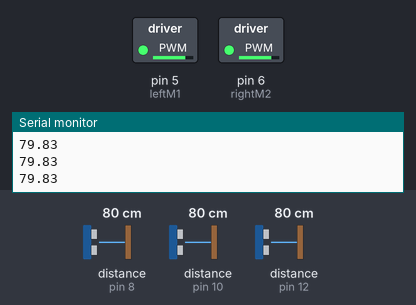
A sketch run on a simulated Arduino Uno, built with avr-gcc and run on an emulated ATmega328P. On the bench: switched loads named in the sketch (green lamp = pin HIGH), the last lines printed to the serial monitor. Wiring (inferred from the names in the program): 3 × ultrasonic range finder: trigger pin 9, echo pin 8 / trigger pin 11, echo pin 10 / trigger pin 13, echo pin 12. The test bench sets the inputs (shaded band); at power-on: distance to the obstacle (sensors on pin 10, pin 12, pin 8) 80 cm. The echo pulse lasts 58.3 µs per cm; pins used as bus, display or sensor lines are not drawn.

Above: at 1.2 s.
1.3 s: distance to the obstacle (sensor on pin 10) set to 12 cm
2.8 s: distance to the obstacle (sensor on pin 10) set to 9 cm
At 4.1 s:
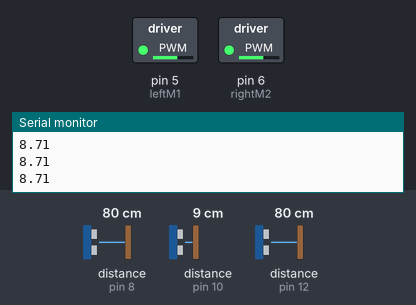
6.4 s: distance to the obstacle (sensor on pin 12) set to 7 cm
8.0 s: distance to the obstacle (sensor on pin 12) set to 4 cm
At 8.16 s:
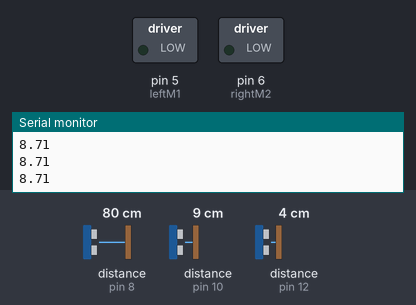
9.7 s: distance to the obstacle (sensor on pin 12) set to 27 cm
11.2 s: distance to the obstacle (sensor on pin 12) set to 35 cm
At 12.1 s:
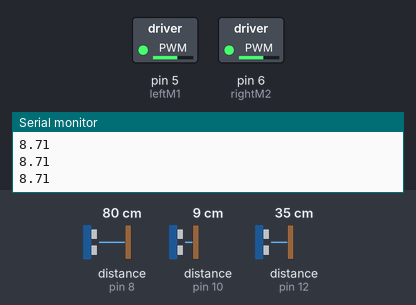
Timing chart, 0 to 14.0 s (numbered marks = the images above; inputs shaded):
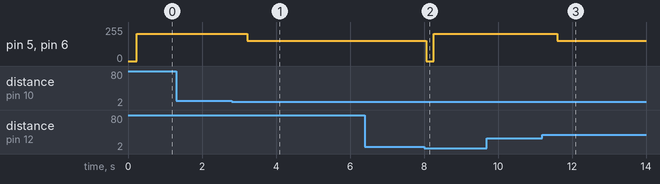

Measured:
- the behaviour switches between 11 and 10 cm on distance to the obstacle (sensor on pin 10) (found by bisection; images 0 and 1)
- the behaviour switches between 6 and 5 cm on distance to the obstacle (sensor on pin 12) (found by bisection; images 1 and 2)
- the behaviour switches between 30 and 31 cm on distance to the obstacle (sensor on pin 12) (found by bisection; images 2 and 3)
- after the input at 2.8 s, pin 5 (leftM1), pin 6 (rightM2): 204/255 → 153/255 after 0.42 s
- after the input at 8.0 s, pin 5 (leftM1), pin 6 (rightM2): 153/255 → 0/255 after 0.06 s, → 204/255 0.21 s later
- after the input at 11.2 s, pin 5 (leftM1), pin 6 (rightM2): 204/255 → 153/255 after 0.40 s

The sketch:

robotlogic.ino
```cpp
#include "robotlogic.h"
#include "states.h"
#include "robot.h"

// Enable Bluetooth serial control (SoftwareSerial).
// If disabled, then standard Arduino Serial will be used.
//#define BT

String buffer = "";
char c;

int autopilot = 1;

#ifdef BT
#include <SoftwareSerial.h>
#define TxD 2
#define RxD 3
SoftwareSerial btSerial(RxD, TxD);
#endif /* BT */

/*
 * Converts String to int.
 */
int stringToInt(String s) {
    char buf[100];
    s.toCharArray(buf, 100);
    return atoi(buf);
}

/*
 * Performs one-time initialization.
 * Setups pin modes and serial communication.
 */
void setup() {
  pinMode(leftM1, OUTPUT);
  pinMode(rightM2, OUTPUT);
  pinMode(frontTrigPin, OUTPUT);
  pinMode(frontEchoPin, INPUT);
  pinMode(leftTrigPin, OUTPUT);
  pinMode(leftEchoPin, INPUT);
  pinMode(rightTrigPin, OUTPUT);
  pinMode(rightEchoPin, INPUT);

  initialize_serialcontrol();
}

void initialize_serialcontrol()
{
  Serial.begin(9600);

  // Setup Bluetooth
  #ifdef BT
  pinMode(RxD, INPUT);
  pinMode(TxD, OUTPUT);
  btSerial.begin(9600);

  btSerial.print("AT");
  delay(1000);
  btSerial.print("AT+NAMEPahviloota");
  delay(1000);
  btSerial.flush();
  #endif // BT
}

int streamAvailable()
{
  #ifdef BT
  return btSerial.available();
  #else
  return Serial.available();
  #endif // BT
}

char streamRead()
{
  #ifdef BT
  return btSerial.read();
  #else
  return Serial.read();
  #endif // BT
}

void streamWriteChar(char c)
{
  #ifdef BT
  btSerial.print(c);
  #else
  Serial.print(c);
  #endif // BT
}

void streamWriteInt(int i)
{
  #ifdef BT
  btSerial.print(i);
  #else
  Serial.print(i);
  #endif // BT
}

void streamWriteFloat(float f)
{
  #ifdef BT
  btSerial.print(f);
  #else
  Serial.print(f);
  #endif // BT
}

inline void setMotorL(int value)
{
  setMotor(E1, leftM1, value);
}

inline void setMotorR(int value)
{
  setMotor(E2, rightM2, value);
}

void parseCommand(String raw_cmd) {
    String cmd[5];
    for (int ii=0; ii<5; ii++) cmd[ii] = String("");

    int j = 0;
    for (int i=0; i < raw_cmd.length(); i++) {
        char c = raw_cmd.charAt(i);
        if (c == ':')
            j++;
        else
            cmd[j] += String(c);
    }

    // Direct control commands
    if (autopilot == 0) {
      if (cmd[0] == "ML") {
        int x = stringToInt(cmd[1]);
        setMotorL(x);
      }
      else if (cmd[0] == "MR") {
        int x = stringToInt(cmd[1]);
        setMotorR(x);
      }
      else if (cmd[0] == "M") {
        int left = stringToInt(cmd[1]);
        int right = stringToInt(cmd[2]);
        setMotorL(left);
        setMotorR(right);
      }
      else if (cmd[0] == "A") {
        autopilot = 1;
      }
    }
    // Autopilot commands
    else {
      if (cmd[0] == "A") {
        autopilot = 0;
      }
      else if (cmd[0] == "ST") {
        streamWriteChar('<');
        streamWriteChar('S');
        streamWriteChar('T');
        streamWriteChar(':');
        streamWriteInt(state);
        streamWriteChar('>');
      }
    }
}

void readStream() {
  while (streamAvailable() > 0) {
    c = streamRead();

    if (c == '<') {
      buffer = "";
      // Accumulate buffer until c == '>'
      while (c != '>') {
        if (streamAvailable() > 0) {
          c = streamRead();
          if (c != '>') {
            buffer += c;
          }
        }
      }

      // Parse command
      //Serial.print("cmd: ");
      //Serial.println(buffer);
      parseCommand(buffer);
    }
  }
}

/*
 * Main loop.
 */
void loop() {
  // Read input from sensors.
  robot_input_t input;
  input.front_sensor = read_distance(frontTrigPin, frontEchoPin);
  input.left_sensor = read_distance(leftTrigPin, leftEchoPin);
  input.right_sensor = read_distance(rightTrigPin,rightEchoPin);

  //Serial.println(input.front_sensor);
  //Serial.print(",");
  Serial.println(input.left_sensor);
  //Serial.print(",");
  //Serial.println(input.right_sensor);

  if (autopilot == 1) {
    // Feed input to the state machine.
    robot_output_t output = think(input);

    // Control motors based on state machine output.
    setMotorL((int)(output.left * maxSpeed));
    setMotorR((int)(output.right * maxSpeed));
  }

  // Listen to commands.
  readStream();

  // Send sensor data.
  /*
  streamWriteChar('<');
  streamWriteChar('S');
  streamWriteChar(':');
  streamWriteFloat(input.front_sensor);
  streamWriteChar(':');
  streamWriteFloat(input.left_sensor);
  streamWriteChar(':');
  streamWriteFloat(input.right_sensor);
  streamWriteChar('>');
  */

  delay(200);
}
```

robot.h
```cpp
#ifndef _ROBOT_H_
#define _ROBOT_H_

#include "Arduino.h"

// Motor control pins.
const int E1 = 4;       // Left motor direction control.
const int E2 = 7;       // Right motor direction control.
const int leftM1 = 5;   // Left motor speed control.
const int rightM2 = 6;  // Right motor speed control.

// Sensor pins.
const int frontTrigPin = 13;
const int frontEchoPin = 12;
const int leftTrigPin = 11;
const int leftEchoPin = 10;
const int rightTrigPin = 9;
const int rightEchoPin = 8;

const int maxSpeed = 255; // Must be between 0-255.

/*
 * Reads distance sensor value.
 */
float read_distance(int trig, int echo) {
  digitalWrite(trig, LOW);
  delayMicroseconds(2);
  digitalWrite(trig, HIGH);
  delayMicroseconds(10);
  digitalWrite(trig, LOW);
  long duration = pulseIn(echo, HIGH);
  float distance = (duration / 2.0) / 29.1;
  return distance;
}

/*
 * Controls motor speed and direction.
 * value must be in range [-255, 255].
 */
void setMotor(int E, int M, int value)
{
  if (value < 0) {
    digitalWrite(E, HIGH);
    value = abs(value);
  }
  else {
    digitalWrite(E, LOW);
  }
  //Serial.print("motor ");
  //Serial.println(value);
  analogWrite(M, value);
}

#endif /* _ROBOT_H_ */
```

robotlogic.c
```cpp
#include "robotlogic.h"
#include "states.h"
#include <stdio.h>

STATE state = state_init;

/* An array of function pointers pointing to state functions. */
statefunc states[] = {
    state_init_func,
    state_forward_func,
    state_left_func,
    state_right_func,
    state_error_func
};

/* Executes one step in the state machine. */
ROBOT_API robot_output_t think(robot_input_t input)
{
    /* printf("rev. 3\n"); */
    return states[state](input);
}
```

robotlogic.h
```cpp
#ifndef _ROBOTLOGIC_H_
#define _ROBOTLOGIC_H_

/* Compiler defines NOTARDUINO, when not
 * compiling on Arduino. */
#ifdef NOTARDUINO
/* DLL export definition. */
#ifdef _WIN32
#define ROBOT_API __declspec(dllexport)
#else
#define ROBOT_API __attribute__((visibility("default")))
#endif /* _WIN32 */
#else
/* On Arduino, ROBOT_API means nothing. */
#define ROBOT_API
#endif /* NOTARDUINO */

#ifdef __cplusplus
extern "C" {
#endif

/* --------- Structs --------- */

/*
 * Sensor inputs for robot logic.
 */
typedef struct
{
    float front_sensor;
    float left_sensor;
    float right_sensor;
} robot_input_t;

/*
 * Robot output.
 * Contains commands for actuators.
 */
typedef struct
{
    /* 1.0 = forwards, -1.0 = backwards */
    float left;  /* Left wheel.  */
    float right; /* Right wheel. */
} robot_output_t;

/* Predefined robot_output_t value. Both wheels are stopped. */
static const robot_output_t zerooutput = { 0.0f, 0.0f };

/* --------- Robot API --------- */

/* Function pointer for state functions. */
typedef robot_output_t (*statefunc)(robot_input_t input);

/* Executes one step in the state machine. */
ROBOT_API robot_output_t think(robot_input_t input);

#ifdef __cplusplus
}
#endif

#endif /* _ROBOTLOGIC_H_ */
```

states.c
```cpp
#include "states.h"

#define FAST 0.80f
#define SLOW 0.60f

#define SLOW_LIMIT 45.0f
#define WALL_LIMIT 25.0f

#define LR_WALL_LIMIT 10.0f

#define TURN_SPEED 0.6f


int check_error(robot_input_t input)
{
  if (input.front_sensor < 5.0f)
  {
    state = state_error;
    return 1;
  }
  return 0;
}

/* Initial robot state. */
robot_output_t state_init_func(robot_input_t input)
{
  /* TODO: is this state useless? */
  state = state_forward; /* Change immediately into forward state. */
  return zerooutput;
}

robot_output_t state_forward_func(robot_input_t input)
{
  if (check_error(input))
  {
    return zerooutput;
  }

  robot_output_t output;
  output.left = FAST;
  output.right = FAST;

  // Slow down near a wall.
  if (input.front_sensor < SLOW_LIMIT)
  {
    output.left = SLOW;
    output.right = SLOW;
  }

  // Turn when too close to a wall.
  if (input.front_sensor < WALL_LIMIT ||
      input.left_sensor < LR_WALL_LIMIT ||
      input.right_sensor < LR_WALL_LIMIT)
  {
    state = input.left_sensor > input.right_sensor? state_left : state_right;
  }

  return output;
}

robot_output_t state_left_func(robot_input_t input)
{
  robot_output_t output;
  output.left = -TURN_SPEED;
  output.right = TURN_SPEED;

  // Continue forwards when there is enough space.
  if (input.front_sensor < WALL_LIMIT + 30.0f)
  {
    state = state_forward;
  }

  return output;
}

robot_output_t state_right_func(robot_input_t input)
{
  robot_output_t output;
  output.left = TURN_SPEED;
  output.right = -TURN_SPEED;

  // Continue forwards when there is enough space.
  if (input.front_sensor < WALL_LIMIT + 10.0f)
  {
    state = state_forward;
  }

  return output;
}

robot_output_t state_error_func(robot_input_t input)
{
  // Something is wrong, go backwards.
  robot_output_t output;
  output.left = -FAST;
  output.right = -FAST;

  if (input.front_sensor > 30.0f)
  {
    state = state_forward;
  }

  return output;
}
```

states.h
```cpp
#ifndef _STATES_H_
#define _STATES_H_

#include "robotlogic.h"

/* Enumeration of all possible states. */
typedef enum
{
    state_init = 0,
    state_forward,
    state_left,
    state_right,
    state_error,
    num_states
} STATE;

/* Global state variable. */
#ifdef __cplusplus
extern "C" {
#endif
extern STATE state;
#ifdef __cplusplus
}
#endif

/* State function forward declarations. */
#define STATE_FUNC(name) robot_output_t name(robot_input_t input);

STATE_FUNC(state_init_func)
STATE_FUNC(state_forward_func)
STATE_FUNC(state_left_func)
STATE_FUNC(state_right_func)
STATE_FUNC(state_error_func)

#endif /* _STATES_H_ */
```
